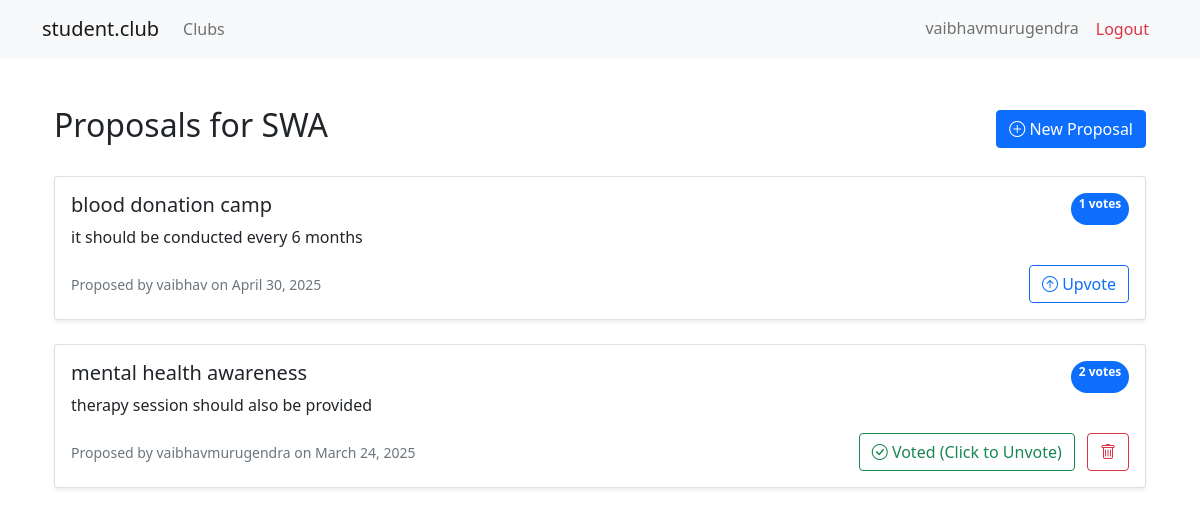
The page /clubs/1/proposals/ (signed in) on the database its author committed.
### clubs/models.py (models this page shows, shortened)
class Club(models.Model):
    name = models.CharField(max_length=100)
    description = models.TextField()
    logo = models.ImageField(upload_to='club_logos/', null=True, blank=True)
    created_at = models.DateTimeField(auto_now_add=True)
    creator = models.ForeignKey(User, on_delete=models.CASCADE, related_name='created_clubs')

class Proposal(models.Model):
    club = models.ForeignKey(Club, on_delete=models.CASCADE, related_name='proposals')
    title = models.CharField(max_length=200)
    description = models.TextField()
    created_at = models.DateTimeField(auto_now_add=True)
    created_by = models.ForeignKey(User, on_delete=models.CASCADE)
    def vote_count(self):
        return self.proposalvote_set.count()

### clubs/views.py (the view)
# urls.py: path('clubs/<int:club_id>/proposals/', views.proposal_list, name='proposal_list'),
@login_required
def proposal_list(request, club_id):
    club = get_object_or_404(Club, id=club_id)
    is_member = Member.objects.filter(club=club, user=request.user).exists()
    is_admin = Member.objects.filter(club=club, user=request.user, role='ADMIN').exists()
    proposals = Proposal.objects.filter(club=club).order_by('-created_at')
    user_voted = {}
    if is_member:
        for proposal in proposals:
            user_voted[proposal.id] = ProposalVote.objects.filter(proposal=proposal, user=request.user).exists()
    return render(request, 'clubs/proposal_list.html', {
        'club': club,
        'proposals': proposals,
        'is_member': is_member,
        'is_admin': is_admin,
        'user_voted': user_voted
    })

### clubs/templatetags/custom_filters.py (called while the page is built)
@register.filter
def get_item(dictionary, key):
    return dictionary.get(key)

### clubs/templates/clubs/proposal_list.html (shortened to what this page needs)
{% extends 'base.html' %}
{% load custom_filters %}
{% block content %}
<div class="container py-4">
    <div class="d-flex justify-content-between align-items-center mb-4">
        <h2>Proposals for {{ club.name }}</h2>
        {% if is_member %}
        <a href="{% url 'create_proposal' club.id %}" class="btn btn-primary">
            <i class="bi bi-plus-circle"></i> New Proposal
        </a>
        {% endif %}
    </div>
    {% if proposals %}
    <div class="row">
        {% for proposal in proposals %}
        <div class="col-md-12 mb-4">
            <div class="card shadow-sm">
                <div class="card-body">
                    <div class="d-flex justify-content-between">
                        <h5 class="card-title">{{ proposal.title }}</h5>
                        <span class="badge bg-primary rounded-pill">{{ proposal.vote_count }} votes</span>
                    </div>
                    <p class="card-text">{{ proposal.description }}</p>
                    <div class="d-flex justify-content-between align-items-center">
                        <small class="text-muted">Proposed by {{ proposal.created_by.username }} on {{ proposal.created_at|date:"F d, Y" }}</small>
                        <div>
                            {% if is_member %}
                                {% if user_voted|get_item:proposal.id %}
                                <form action="{% url 'unvote_proposal' proposal.id %}" method="post" class="d-inline">
                                    <button type="submit" class="btn btn-outline-success">
                                        <i class="bi bi-check-circle"></i> Voted (Click to Unvote)
                                    </button>
                                </form>
                                {% else %}
                                <form action="{% url 'vote_proposal' proposal.id %}" method="post" class="d-inline">
                                    <button type="submit" class="btn btn-outline-primary">
                                        <i class="bi bi-arrow-up-circle"></i> Upvote
                                    </button>
                                </form>
                                {% endif %}
                            {% endif %}
                            {% if proposal.created_by == user or is_admin %}
                            <form action="{% url 'delete_proposal' proposal.id %}" method="post" class="d-inline ms-2">
                                <button type="submit" class="btn btn-outline-danger" onclick="return confirm('Are you sure you want to delete this proposal?');">
                                    <i class="bi bi-trash"></i>
                                </button>
                            </form>
                            {% endif %}
                        </div>
                    </div>
                </div>
            </div>
        </div>
        {% endfor %}
    </div>
    {% else %}
    <div class="alert alert-info">
        <p class="mb-0">No proposals have been submitted yet. {% if is_member %}Be the first to create one!{% endif %}</p>
    </div>
    {% endif %}
</div>
{% endblock %}

### clubs/templates/base.html (shortened to what this page needs)
{% load static %}
<!DOCTYPE html>
<html lang="en">
<head>
    <link href="https://cdn.jsdelivr.net/npm/bootstrap@5.1.3/dist/css/bootstrap.min.css" rel="stylesheet">
    <link href="https://cdn.jsdelivr.net/npm/bootstrap-icons@1.7.2/font/bootstrap-icons.css" rel="stylesheet">
</head>
<body>
    <nav class="navbar navbar-expand-lg navbar-light bg-light">
        <div class="container">
            <a class="navbar-brand" href="{% url 'home' %}">student.club</a>
            <div class="collapse navbar-collapse" id="navbarNav">
                <ul class="navbar-nav me-auto">
                    <li class="nav-item">
                        <a class="nav-link" href="{% url 'club_list' %}">Clubs</a>
                    </li>
                </ul>
                <ul class="navbar-nav">
                    {% if user.is_authenticated %}
                        <li class="nav-item">
                            <a class="nav-link" href="#">{{ user.username }}</a>
                        </li>
                        <li class="nav-item">
                            <form method="post" action="{% url 'logout' %}" class="d-inline">
                                <button type="submit" class="nav-link btn btn-link text-danger">Logout</button>
                            </form>
                        </li>
                    {% endif %}
                </ul>
            </div>
        </div>
    </nav>
    <main class="container mt-4">
        {% block content %}{% endblock %}
    </main>
</body>
</html>

### rows shown on the page
Club: name "SWA"
Proposal: title "blood donation camp", vote_count "1", description "it should be conducted every 6 months", created_by.username "vaibhav", created_at "April 30, 2025", shows "Upvote"
Proposal: title "mental health awareness", vote_count "2", description "therapy session should also be provided", created_by.username "vaibhavmurugendra", created_at "March 24, 2025", shows "Voted (Click to Unvote)"

### other values the page prints
{{ user.username }} "vaibhavmurugendra"
